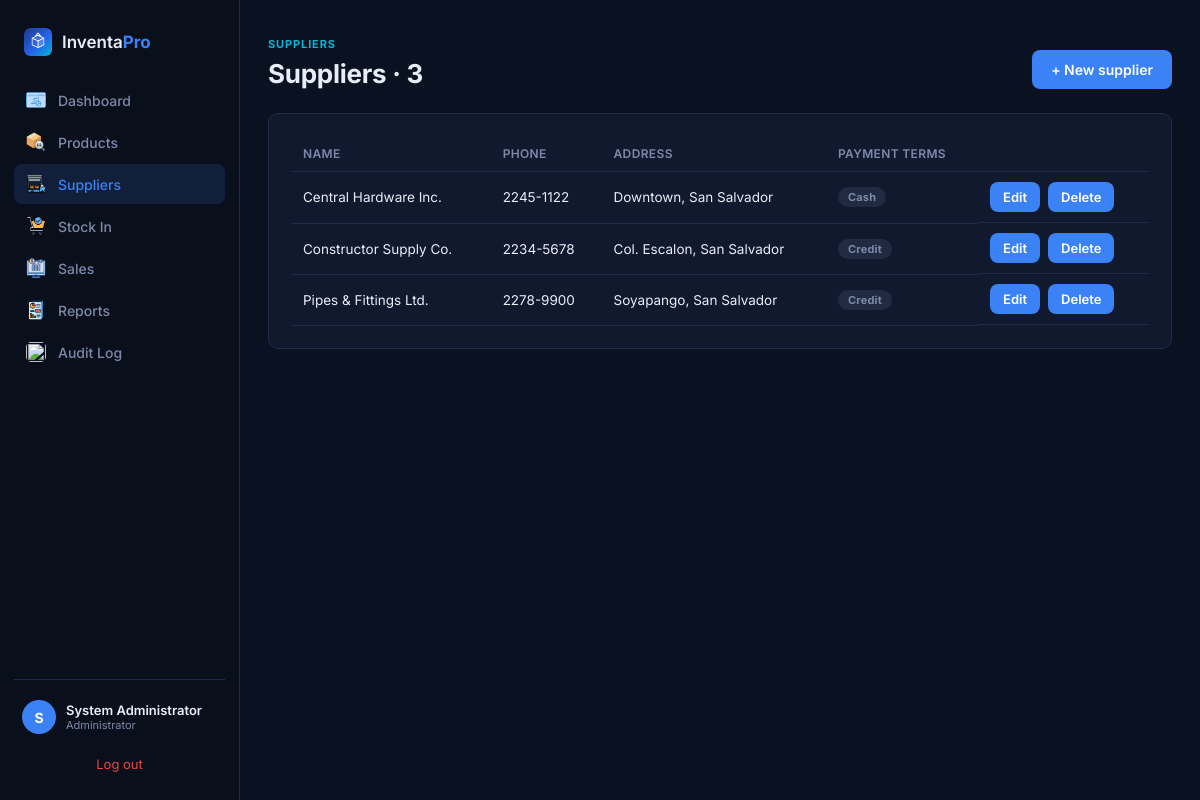
The page /index.php?accion=proveedores (signed in) on the database its author committed.
### tables this page shows
CREATE TABLE proveedores (
    id_proveedor   INT AUTO_INCREMENT PRIMARY KEY,
    nombre         VARCHAR(80) NOT NULL,
    telefono       VARCHAR(15),
    direccion      VARCHAR(150),
    condicion_pago VARCHAR(20) NOT NULL
);

### controllers/ProveedorController.php (called while the page is built, shortened)
<?php
class ProveedorController
{
    private Proveedor $modelo;
    public function __construct()
    {
        $this->modelo = new Proveedor();
    }
    public function index(): void
    {
        $proveedores = $this->modelo->todos();
        require __DIR__ . '/../views/proveedores/index.php';
    }
}

### index.php (called while the page is built, shortened)
<?php
require_once __DIR__ . '/config/database.php';
require_once __DIR__ . '/helpers/auth.php';
require_once __DIR__ . '/models/Proveedor.php';
require_once __DIR__ . '/controllers/ProveedorController.php';
$accion = $_GET['accion'] ?? (currentUser() ? 'dashboard' : 'login');
$auth        = new AuthController();
$dashboard   = new DashboardController();
$productos   = new ProductoController();
$proveedores = new ProveedorController();
$entradas    = new EntradaController();
$salidas     = new SalidaController();
$auditoria   = new AuditoriaController();
$clientes    = new ClienteController();
$informes    = new InformeController();
match ($accion) {
    'login'             => $auth->login(),
    'logout'            => $auth->logout(),
    'dashboard'         => $dashboard->index(),
    'productos'         => $productos->index(),
    'producto-crear'    => $productos->crear(),
    'producto-editar'   => $productos->editar($_GET['id'] ?? null),
    'producto-eliminar' => $productos->eliminar($_GET['id'] ?? null),
    'proveedores'         => $proveedores->index(),
    'proveedor-crear'     => $proveedores->crear(),
    'proveedor-editar'    => $proveedores->editar($_GET['id'] ?? null),
    'proveedor-eliminar'  => $proveedores->eliminar($_GET['id'] ?? null),
    'entradas'          => $entradas->index(),
    'entrada-crear'     => $entradas->crear(),
    'salidas'           => $salidas->index(),
    'salida-nueva'      => $salidas->nueva(),
    'factura'           => $salidas->factura($_GET['id'] ?? null),
    'auditoria'         => $auditoria->index(),
    'cliente-info'      => $clientes->info(),
    'informes'          => $informes->index(),
    default             => http_response_code(404),
};

### config/database.php (called while the page is built)
<?php
function getDB(): PDO {
    static $pdo = null;
    if ($pdo === null) {
        $pdo = new PDO(
            'mysql:host=localhost;dbname=inventapro;charset=utf8mb4',
            'root',
            '',
            [
                PDO::ATTR_ERRMODE            => PDO::ERRMODE_EXCEPTION,
                PDO::ATTR_DEFAULT_FETCH_MODE => PDO::FETCH_ASSOC,
                PDO::ATTR_EMULATE_PREPARES   => false,
            ]
        );
    }
    return $pdo;
}

### models/Proveedor.php (called while the page is built, shortened)
<?php
class Proveedor
{
    public function todos(): array
    {
        return getDB()->query('SELECT * FROM proveedores ORDER BY nombre')->fetchAll();
    }
}

### helpers/auth.php (called while the page is built, shortened)
<?php
function currentUser(): ?array {
    return isset($_SESSION['user_id'])
        ? [
            'id'     => $_SESSION['user_id'],
            'nombre' => $_SESSION['nombre'],
            'rol'    => $_SESSION['rol'],
          ]
        : null;
}

### views/proveedores/index.php (the view, shortened to what this page needs)
<?php
require __DIR__ . '/../layouts/base.php';
?>
  <div class="page-header">
    <div>
      <span class="page-eyebrow">Suppliers</span>
      <h1>Suppliers · <?= count($proveedores) ?></h1>
    </div>
    <a href="index.php?accion=proveedor-crear" class="btn btn-primary">+ New supplier</a>
  </div>
  <div class="panel">
    <table class="tbl">
      <thead>
        <tr><th>Name</th><th>Phone</th><th>Address</th><th>Payment terms</th><th></th></tr>
      </thead>
      <tbody>
      <?php foreach ($proveedores as $p): ?>
        <tr>
          <td><?= htmlspecialchars($p['nombre']) ?></td>
          <td><?= htmlspecialchars($p['telefono'] ?: '—') ?></td>
          <td><?= htmlspecialchars($p['direccion'] ?: '—') ?></td>
          <td><span class="badge badge-neutral"><?= htmlspecialchars($p['condicion_pago']) ?></span></td>
          <td class="acciones">
            <a href="index.php?accion=proveedor-editar&id=<?= $p['id_proveedor'] ?>" class="btn btn-primary btn-sm">Edit</a>
            <?php if ($rolActual === 'Administrator'): ?>
              <button type="button" class="btn btn-primary btn-sm btn-eliminar-proveedor" data-id="<?= $p['id_proveedor'] ?>" data-nombre="<?= htmlspecialchars($p['nombre']) ?>">Delete</button>
            <?php endif; ?>
          </td>
        </tr>
      <?php endforeach; ?>
      </tbody>
    </table>
  </div>
<?php require __DIR__ . '/../layouts/base-fin.php'; ?>

### public/css/styles.css (style rules this page uses)
:root { --bg: #0a1120; --sidebar: #0a0f1c; --surface: #10192e; --surface-2: #141f38; --border: #1f2c48; --text: #e8edf7; --muted: #7c8aa8; --dim: #4b5876; --accent: #3b82f6; --accent-2: #06b6d4; --success: #22c55e; --warning: #f5a524; --danger: #ef4444; --radius: 10px; }
* { box-sizing: border-box; }
body { margin: 0; min-height: 100vh; font-family: 'Inter', sans-serif; background: var(--bg); color: var(--text); }
a { color: var(--accent); text-decoration: none; }
.page-header { display: flex; align-items: flex-end; justify-content: space-between; flex-wrap: wrap; gap: 14px; margin-bottom: 24px; }
.page-eyebrow { font-size: 11px; font-weight: 700; letter-spacing: .08em; text-transform: uppercase; color: var(--accent-2); }
.page-header h1 { font-size: 26px; font-weight: 700; margin: 6px 0 0; letter-spacing: -0.01em; }
.panel { background: var(--surface); border: 1px solid var(--border); border-radius: var(--radius); padding: 22px; margin-bottom: 22px; }
.tbl { width: 100%; border-collapse: collapse; }
.tbl th, .tbl td { text-align: left; padding: 10px 12px; font-size: 13.5px; border-bottom: 1px solid var(--border); }
.tbl th { color: var(--muted); font-weight: 600; font-size: 12px; text-transform: uppercase; letter-spacing: .03em; }
.acciones { display: flex; gap: 8px; align-items: center; }
.badge { display: inline-block; font-size: 11px; font-weight: 700; padding: 3px 10px; border-radius: 100px; text-transform: uppercase; letter-spacing: .02em; }
.badge-neutral { background: rgba(124,138,168,0.15); color: var(--muted); text-transform: none; }
.btn { display: inline-flex; align-items: center; justify-content: center; gap: 6px; font-family: inherit; font-weight: 600; font-size: 14px; padding: 10px 18px; border-radius: 8px; border: 1px solid transparent; cursor: pointer; text-decoration: none; transition: filter .15s ease, transform .05s ease; }
.btn-primary { background: var(--accent); color: #fff; }
.btn-sm { padding: 6px 12px; font-size: 13px; }

### rows shown on the page
proveedores: nombre "Central Hardware Inc.", telefono "2245-1122", direccion "Downtown, San Salvador", condicion_pago "Cash"
proveedores: nombre "Constructor Supply Co.", telefono "2234-5678", direccion "Col. Escalon, San Salvador", condicion_pago "Credit"
proveedores: nombre "Pipes & Fittings Ltd.", telefono "2278-9900", direccion "Soyapango, San Salvador", condicion_pago "Credit"

### other values the page prints
substr($usuarioActual['nombre'], 0, 1) "S"
$usuarioActual['nombre'] "System Administrator"
$usuarioActual['rol'] "Administrator"
count($proveedores) "3"
